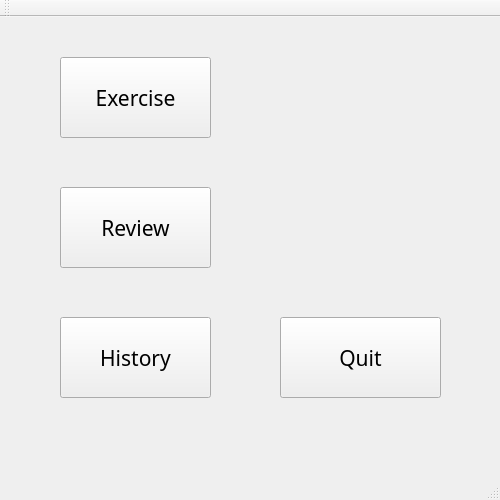
<?xml version="1.0" encoding="UTF-8"?>
<ui version="4.0">
 <class>MainWindow</class>
 <widget class="QMainWindow" name="MainWindow">
  <property name="geometry">
   <rect>
    <x>0</x>
    <y>0</y>
    <width>500</width>
    <height>500</height>
   </rect>
  </property>
  <property name="windowTitle">
   <string>MainWindow</string>
  </property>
  <widget class="QWidget" name="centralWidget">
   <widget class="QPushButton" name="pushButton">
    <property name="geometry">
     <rect>
      <x>60</x>
      <y>40</y>
      <width>151</width>
      <height>81</height>
     </rect>
    </property>
    <property name="font">
     <font>
      <family>华文新魏</family>
      <pointsize>16</pointsize>
     </font>
    </property>
    <property name="text">
     <string>Exercise</string>
    </property>
   </widget>
   <widget class="QPushButton" name="pushButton_2">
    <property name="geometry">
     <rect>
      <x>60</x>
      <y>170</y>
      <width>151</width>
      <height>81</height>
     </rect>
    </property>
    <property name="font">
     <font>
      <family>华文新魏</family>
      <pointsize>16</pointsize>
     </font>
    </property>
    <property name="text">
     <string>Review</string>
    </property>
   </widget>
   <widget class="QPushButton" name="pushButton_3">
    <property name="geometry">
     <rect>
      <x>60</x>
      <y>300</y>
      <width>151</width>
      <height>81</height>
     </rect>
    </property>
    <property name="font">
     <font>
      <family>华文新魏</family>
      <pointsize>16</pointsize>
     </font>
    </property>
    <property name="text">
     <string>History</string>
    </property>
   </widget>
   <widget class="QPushButton" name="pushButton_4">
    <property name="geometry">
     <rect>
      <x>280</x>
      <y>300</y>
      <width>161</width>
      <height>81</height>
     </rect>
    </property>
    <property name="font">
     <font>
      <family>华文新魏</family>
      <pointsize>16</pointsize>
     </font>
    </property>
    <property name="text">
     <string>Quit</string>
    </property>
   </widget>
   <widget class="QLabel" name="label">
    <property name="geometry">
     <rect>
      <x>280</x>
      <y>40</y>
      <width>161</width>
      <height>211</height>
     </rect>
    </property>
    <property name="text">
     <string/>
    </property>
    <property name="pixmap">
     <pixmap resource="res.qrc">:/images/peppa.jpg</pixmap>
    </property>
    <property name="scaledContents">
     <bool>true</bool>
    </property>
   </widget>
  </widget>
  <widget class="QMenuBar" name="menuBar">
   <property name="geometry">
    <rect>
     <x>0</x>
     <y>0</y>
     <width>500</width>
     <height>23</height>
    </rect>
   </property>
  </widget>
  <widget class="QToolBar" name="mainToolBar">
   <attribute name="toolBarArea">
    <enum>TopToolBarArea</enum>
   </attribute>
   <attribute name="toolBarBreak">
    <bool>false</bool>
   </attribute>
  </widget>
  <widget class="QStatusBar" name="statusBar"/>
 </widget>
 <layoutdefault spacing="6" margin="11"/>
 <resources>
  <include location="res.qrc"/>
 </resources>
 <connections/>
</ui>
